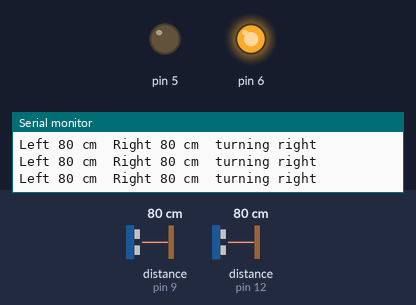
The sketch below on a simulated Arduino Uno, built with avr-gcc and run on an emulated ATmega328P. Parts: output pins drawn as LEDs (lit = HIGH), the last lines printed to the serial monitor. Inputs (shaded band) come from the test bench; at power-on: distance to the obstacle (sensors on pin 9, pin 12) 80 cm. The echo pulse lasts 58.3 µs per cm.

Above: at 1.2 s.
1.3 s: distance to the obstacle (sensor on pin 9) set to 75 cm
At 1.8 s:
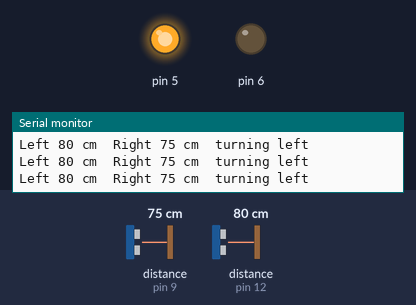
2.8 s: distance to the obstacle (sensor on pin 12) set to 72 cm
At 3.6 s:
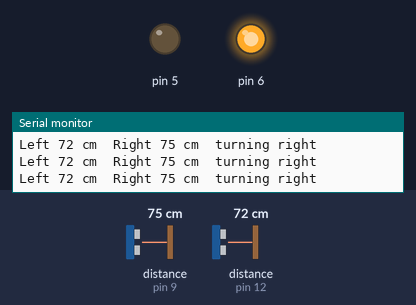
4.3 s: distance to the obstacle (sensor on pin 12) set to 250 cm
At 5.1 s:
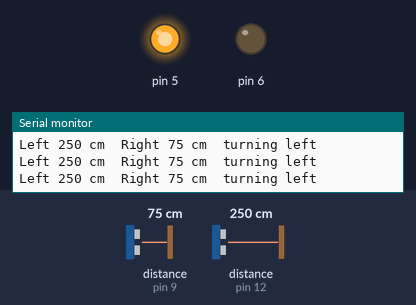
5.8 s: distance to the obstacle (sensor on pin 12) set to 2 cm
At 7.1 s:
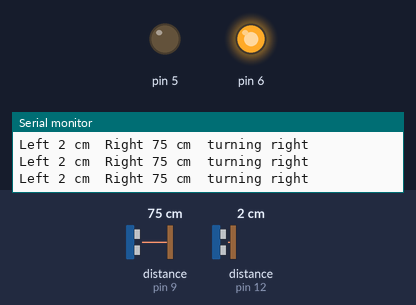
Timing chart, 0 to 8.8 s (numbered marks = the images above; inputs shaded):
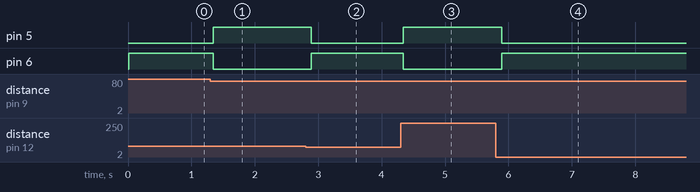

Measured:
- the behaviour switches between 80 and 79 cm on distance to the obstacle (sensor on pin 9) (found by bisection; images 0 and 1)
- the behaviour switches between 76 and 75 cm on distance to the obstacle (sensor on pin 12) (found by bisection; images 1 and 2)
- after the input at 1.3 s, pin 5: LOW → HIGH at once; pin 6: HIGH → LOW at once
- after the input at 2.8 s, pin 5: HIGH → LOW after 0.09 s; pin 6: LOW → HIGH after 0.09 s
- after the input at 4.3 s, pin 5: LOW → HIGH at once; pin 6: HIGH → LOW at once
- after the input at 5.8 s, pin 5: HIGH → LOW after 0.09 s; pin 6: LOW → HIGH after 0.09 s

The sketch:

bigRobotUltrasonic.ino
```cpp
#include "Ultrasonic.h"

Ultrasonic leftUltrasonic(11,12); // (trigger pin, echo pin)
Ultrasonic rightUltrasonic(10,9); // (trigger pin, echo pin)


void setup() {
Serial.begin(9600);
Serial.print("testing...");

pinMode(5, OUTPUT);
pinMode(6, OUTPUT);

}

void loop()
{
  int leftRange = leftUltrasonic.Ranging(CM);
  int rightRange = rightUltrasonic.Ranging(CM);

  Serial.print("Left ");
  Serial.print(leftRange);
  Serial.print(" cm");

  Serial.print("\tRight ");
  Serial.print(rightRange);
  Serial.print(" cm");

  if (leftRange > rightRange)
  {
    digitalWrite(5,HIGH);
    digitalWrite(6,LOW);
    Serial.print("\tturning left");
  }
  else
  {
    digitalWrite(5,LOW);
    digitalWrite(6,HIGH);
    Serial.print("\tturning right");
  }

  Serial.println();

  delay(100);
}
```
